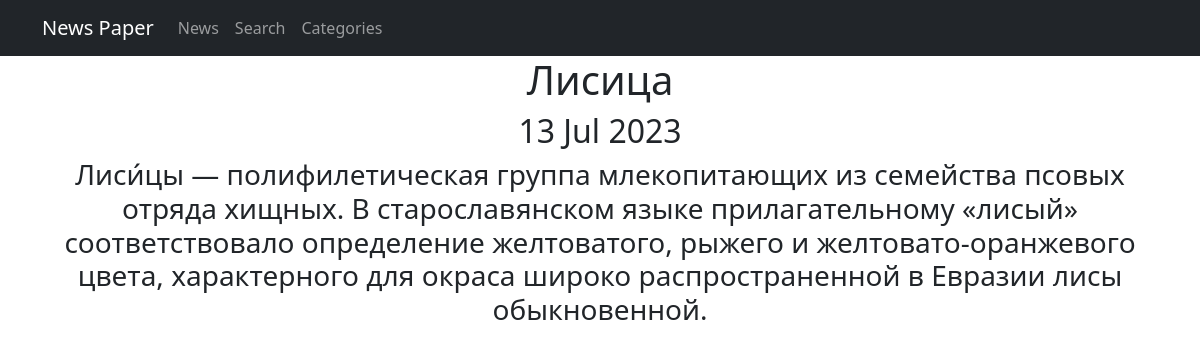
Page /news/16 on the earlier database version.
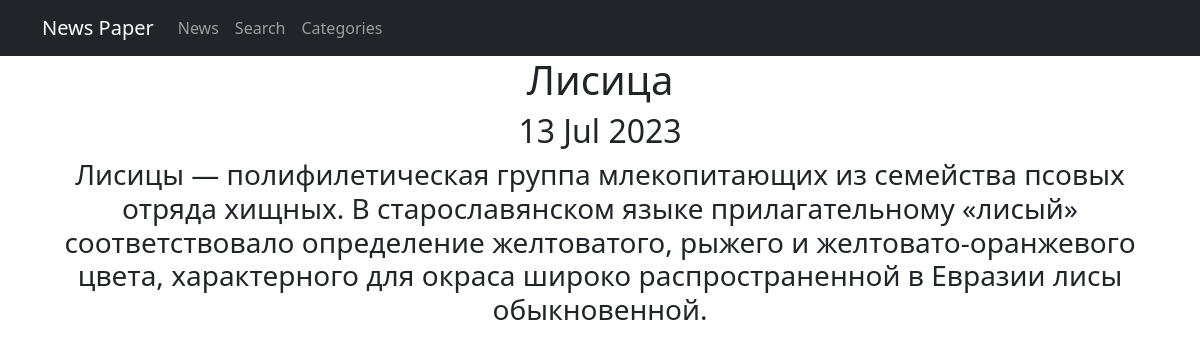
Same page on the later database version.
### news/models.py (models this page shows, shortened)
class Post(models.Model):
    news = 'NW'
    article = 'AR'
    POST_TYPES = [(news, 'Новость'), (article, 'Статья')]
    author = models.ForeignKey('Author', on_delete=models.PROTECT)
    post_type = models.CharField(max_length=2, choices=POST_TYPES, default=article,)
    time_create = models.DateTimeField(auto_now_add=True)
    categories = models.ManyToManyField(Category, through='PostCategory')
    title = models.CharField(max_length=80, default='Заголовок')
    post_text = models.TextField(default='Текст статьи')
    rating = models.IntegerField(default=0)

### news/views.py (the view)
# urls.py: path('<int:pk>', PostDetail.as_view(), name='post_detail'),
class PostDetail(DetailView):
    model = Post
    template_name = 'post.html'
    context_object_name = 'post'
    def get_object(self, *args, **kwargs): # переопределяем метод получения объекта, как ни странно
      obj = cache.get(f'post-{self.kwargs["pk"]}', None) # кэш очень похож на словарь, и метод get действует так же. Он забирает значение по ключу, если его нет, то забирает None.
      if not obj:
         obj = super().get_object(queryset=self.queryset)
         cache.set(f'post-{self.kwargs["pk"]}', obj)
      return obj

### news/templatetags/custom_filters.py (called while the page is built)
@register.filter()
def censor(value):
   for word in BAD_WORDS:
        pattern = f'({word[0].upper()}|{word[0].lower()}){word[1:]}'
        value = re.sub(pattern, f'\\1{"*" * (len(word) - 1)}', value)
   return value

### templates/post.html (shortened to what this page needs)
{% extends 'flatpages/default.html' %}
{% load custom_filters %}
{% block content %}
<h1>{{ post.title|censor }}</h1>
<h2>{{ post.time_create|date:'d M Y' }}</h2>
<h3>{{ post.post_text|censor }}</h3>
{% endblock content %}

Differences in the rows shown:
changed Post "Лисица": post_text|censor "Лиси́цы — полифилетическая группа млекопитающих…" → "Лисицы — полифилетическая группа млекопитающих…"
